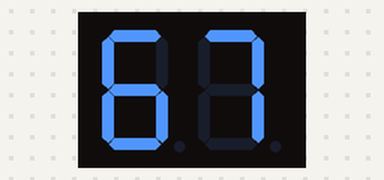
This sketch was run on a simulated Arduino Uno, built with avr-gcc and run on an emulated ATmega328P. On the bench: 2-digit seven-segment display. Wiring (inferred from the names in the program): 2-digit 7-segment display, segments lit when HIGH: segments pin 2, pin 3, pin 4, pin 5, pin 6, pin 7, pin 8; digit selects pin 11, pin 12. The segment pins are drawn as the display they are named for.

Above: at 0.1 s.
At 1.1 s:
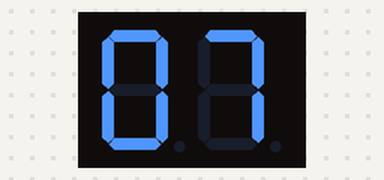
At 2.1 s:
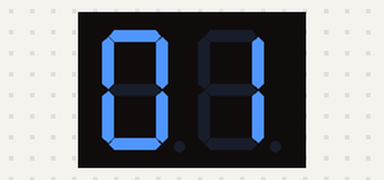
At 3.1 s:
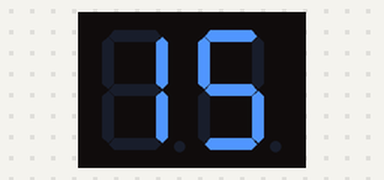

Measured:
- by itself, everything shown: repeats every 4.0 s, in 4 steps
- what the display in image 0 shows lasts 1.1 s, from 0.0 s to 1.1 s

The sketch:

Arduino_4.ino
```cpp
// ขาที่ต่อกับ 7-segment A-G
const int segmentPins[] = { 2, 3, 4, 5, 6, 7, 8 };

// ขาที่ใช้ควบคุมการแสดงผลของแต่ละ 7-segment
const int digitPins[] = { 11, 12 };  // Pin 11 สำหรับซ้าย, Pin 12 สำหรับขวา

// สร้าง Pattern ตัวเลข
byte numberPatterns[10][7] = {
  { 1, 1, 1, 1, 1, 1, 0 },  // 0
  { 0, 1, 1, 0, 0, 0, 0 },  // 1
  { 1, 1, 0, 1, 1, 0, 1 },  // 2
  { 1, 1, 1, 1, 0, 0, 1 },  // 3
  { 0, 1, 1, 0, 0, 1, 1 },  // 4
  { 1, 0, 1, 1, 0, 1, 1 },  // 5
  { 1, 0, 1, 1, 1, 1, 1 },  // 6
  { 1, 1, 1, 0, 0, 0, 0 },  // 7
  { 1, 1, 1, 1, 1, 1, 1 },  // 8
  { 1, 1, 1, 1, 0, 1, 1 }   // 9
};

// สร้าง Array เก็บชุดตัวเลข
const int studentID[4][2] = {
  { 6, 7 },  // คู่ที่ 1
  { 0, 7 },  // คู่ที่ 2
  { 0, 1 },  // คู่ที่ 3
  { 1, 5 }   // คู่ที่ 4
};

// ตัวแปรสำหรับจัดการเวลาและลำดับ
int currentPairIndex = 0;          // ตัวนับว่ากำลังแสดงเลขคู่ไหน (เริ่มจากคู่ที่ 0)
unsigned long lastSwitchTime = 0;  // ตัวจับเวลาเพื่อสลับเลขทุก 1 วินาที

// ฟังก์ชันสำหรับแสดงผล
void setSegments(int number) {
  for (int i = 0; i < 7; i++) {
    digitalWrite(segmentPins[i], numberPatterns[number][i]);
  }
}

void setup() {
  // ตั้งค่าขา 7-segment ทั้ง 7 ขาให้เป็น OUTPUT
  for (int i = 0; i < 7; i++) {
    pinMode(segmentPins[i], OUTPUT);
  }

  // ตั้งค่าขาควบคุมการแสดงผลให้เป็น OUTPUT (ขา 11-12)
  for (int i = 0; i < 2; i++) {
    pinMode(digitPins[i], OUTPUT);
  }
}

void loop() {
  // ตรวจสอบเพื่อสลับชุดตัวเลขทุกๆ 1 วินาที
  if (millis() - lastSwitchTime >= 1000) {
    lastSwitchTime = millis();    // รีเซ็ตเวลา
    currentPairIndex++;           // เลื่อนไปแสดงเลขคู่ถัดไป
    if (currentPairIndex >= 4) {  // ถ้าแสดงครบ 4 คู่แล้ว
      currentPairIndex = 0;       // ให้วนกลับไปคู่แรก
    }
  }

  // แสดงผลเลข 2 หลักด้วยวิธี Multiplexing
  // ดึงเลขซ้าย-ขวาจากชุดปัจจุบัน
  int leftDigit = studentID[currentPairIndex][0];
  int rightDigit = studentID[currentPairIndex][1];

  // แสดงเลขบน 7- segment ซ้าย
  digitalWrite(digitPins[0], LOW);   // เปิดซ้าย
  digitalWrite(digitPins[1], HIGH);  // ปิดขวา
  setSegments(leftDigit);
  delay(5);  // หน่วงเวลาสั้นๆ

  // แสดงเลขบน 7- segment ขวา
  digitalWrite(digitPins[0], HIGH);  // ปิดซ้าย
  digitalWrite(digitPins[1], LOW);   // เปิดขวา
  setSegments(rightDigit);
  delay(5);  // หน่วงเวลาสั้นๆ
}
```
